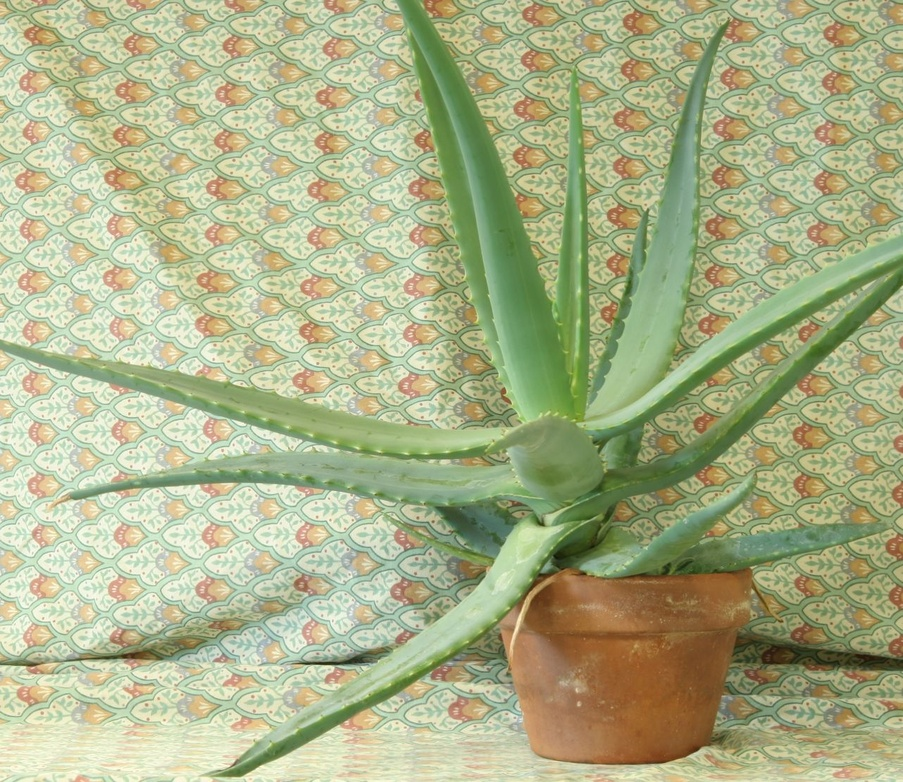
#> input picture sample_code/5_triangulation/images/aloeL.jpg, 903 x 782 px, shrunk from 1282 x 1110 before the run
$ python stereovision.py
#> lines starting #> are read from the running program, lines starting #| are printed output that depends on the picture; after the words box and inside, x2 and y2 are one past the last pixel; in counts of white or black regions, pixels touching at a corner belong together
import numpy as np
import cv2

ply_header = '''ply
format ascii 1.0
element vertex %(vert_num)d
property float x
property float y
property float z
property uchar red
property uchar green
property uchar blue
end_header
'''

def write_ply(fn, verts, colors):
    verts = verts.reshape(-1, 3)
    colors = colors.reshape(-1, 3)
    verts = np.hstack([verts, colors])
    with open(fn, 'wb') as f:
        f.write((ply_header % dict(vert_num=len(verts))).encode('utf-8'))
        np.savetxt(f, verts, fmt='%f %f %f %d %d %d ')

imgL = cv2.imread("images/aloeL.jpg")
#> imgL is the input picture: shape (782, 903, 3); mean B, G, R 136.7, 177.2, 171.2
imgR = cv2.imread("images/aloeR.jpg")
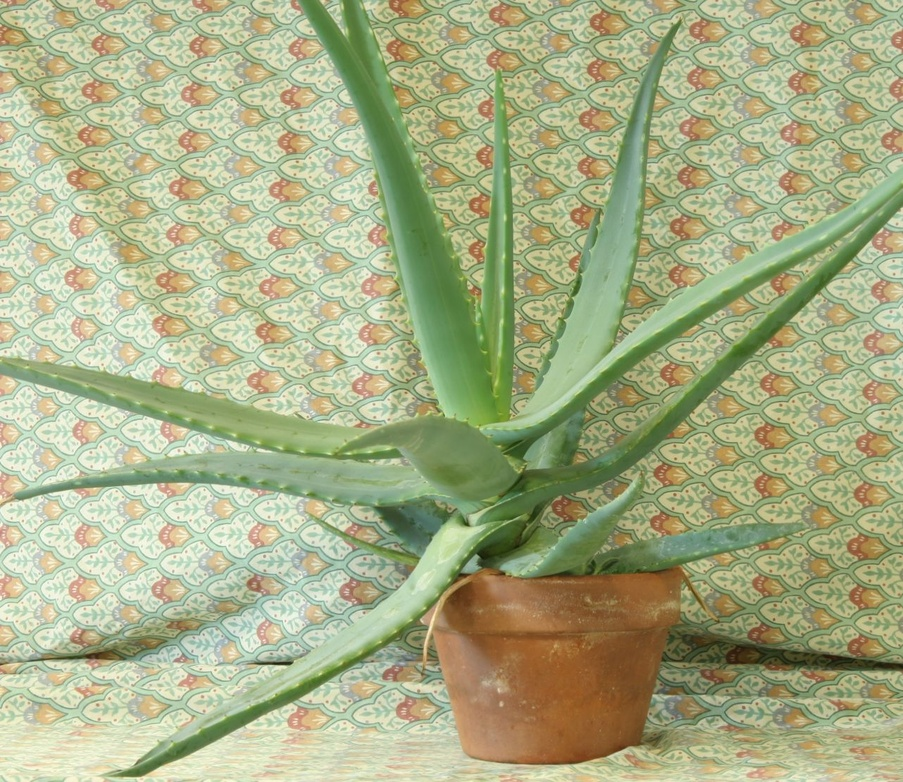
#> input picture sample_code/5_triangulation/images/aloeR.jpg, 903 x 782 px, shrunk from 1282 x 1110 before the run
#> imgR is the input picture: shape (782, 903, 3); mean B, G, R 134.2, 174.2, 168


 # disparity range is tuned for 'aloe' image pair
window_size = 3
min_disp = 16
num_disp = 112-min_disp
stereo = cv2.StereoSGBM_create(minDisparity = min_disp,
        numDisparities = num_disp,
        blockSize = 15,
        P1 = 8*3*window_size**2,
        P2 = 32*3*window_size**2,
        disp12MaxDiff = 1,
        uniquenessRatio = 10,
        speckleWindowSize = 100,
        speckleRange = 32
    )

print('computing disparity...')
disp = stereo.compute(imgL, imgR).astype(np.float32)
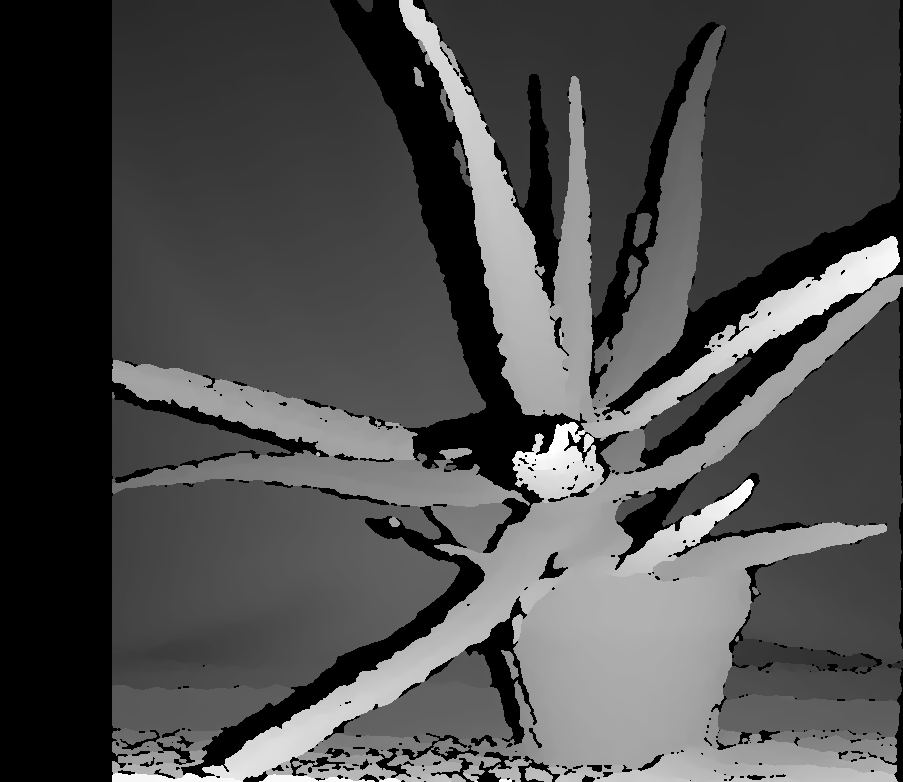
#> disp: shape (782, 903) float32; min 240, max 1776, mean 698.3; drawn with min black and max white
print(disp.min(), disp.max())
#| 240.0 1776.0
disp /= 16.0
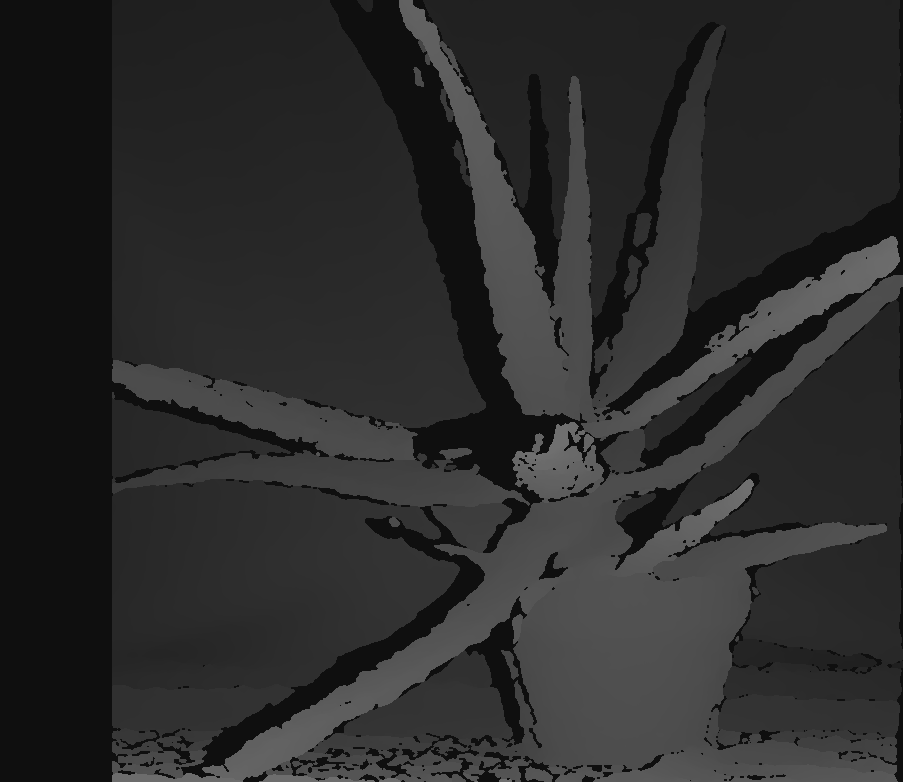
#> disp: shape (782, 903) float32; min 15, max 111, mean 43.6
print(disp.min(), disp.max())
#| 15.0 111.0

print('generating 3d point cloud...',)
h, w = imgL.shape[:2]
#> h = 782; w = 903
f = 0.8*w                          # guess for focal length
#> f = 722.4
Q = np.float32([[1, 0, 0, -0.5*w],
                    [0,-1, 0,  0.5*h], # turn points 180 deg around x-axis,
                    [0, 0, 0,     f], # so that y-axis looks up
                    [0, 0, 1,      0]])
points = cv2.reprojectImageTo3D(disp, Q)
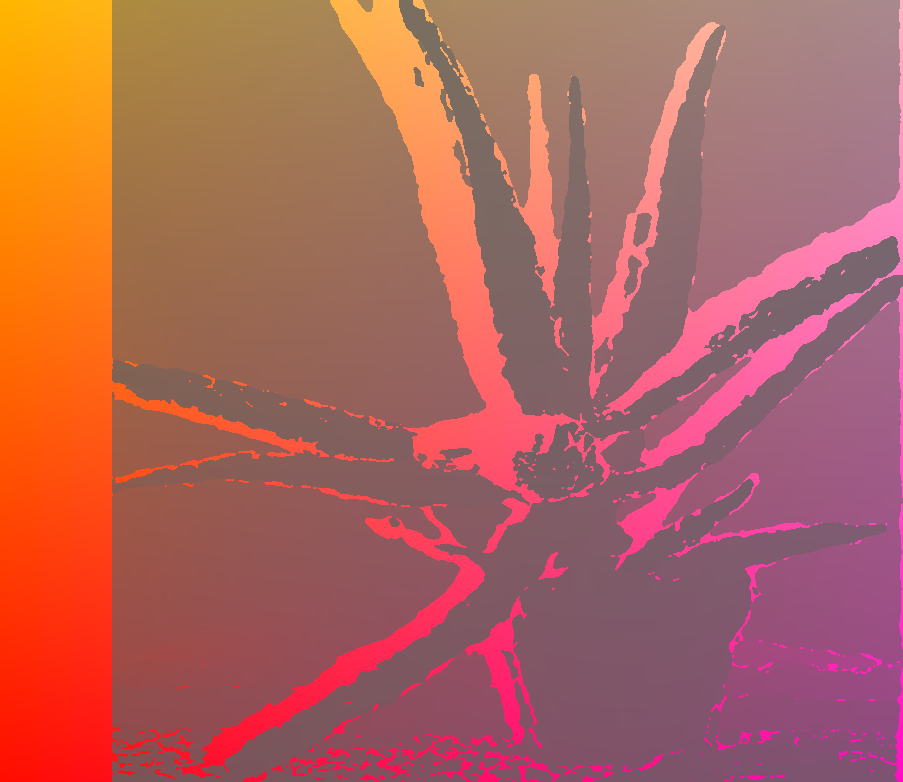
#> points: shape (782, 903, 3) float32; mean of channels 0, 1, 2 -1.9, 0.8, 23.5; drawn with min black and max white
print(points.shape)
#| (782, 903, 3)
print(disp.shape)
#| (782, 903)
colors = cv2.cvtColor(imgL, cv2.COLOR_BGR2RGB)
mask = disp > disp.min()
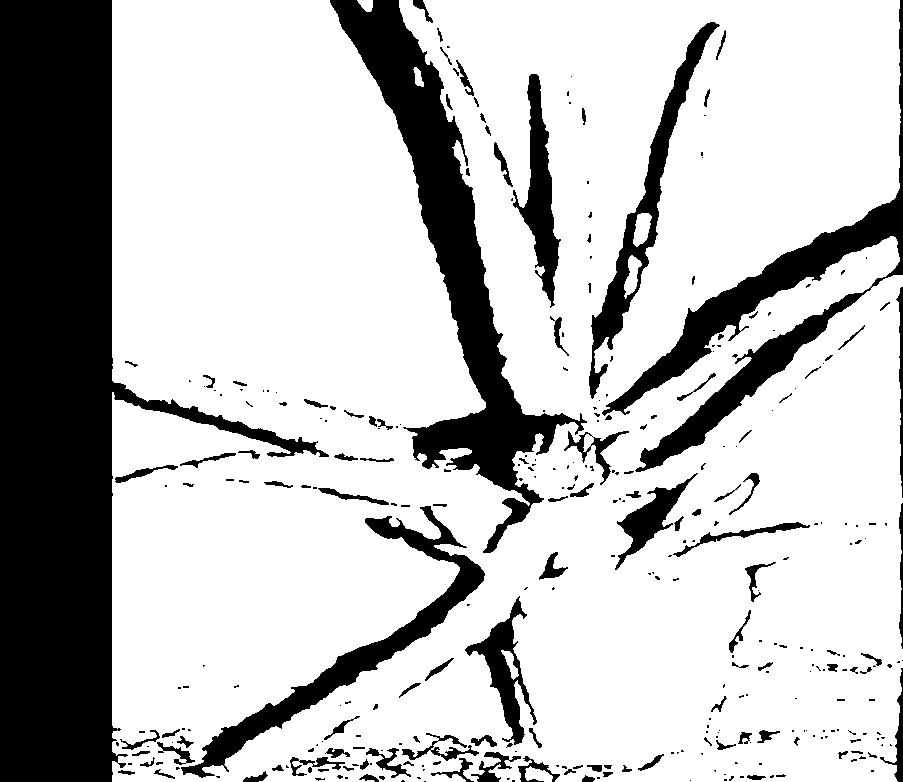
#> mask: shape (782, 903) bool; 75.2% white; 335 black regions (203 under 20 px), largest, box (x1, y1, x2, y2) and area: (0, 0, 329, 782) 90255, (330, 0, 587, 553) 28115, (602, 0, 903, 472) 16912
out_points = points[mask]
out_colors = colors[mask]
out_fn = 'out15.ply'
write_ply(out_fn, out_points, out_colors)
print('%s saved' % out_fn)


cv2.imshow('left', imgL)
cv2.imshow('disparity', (disp-min_disp)/num_disp)
cv2.waitKey()
cv2.destroyAllWindows()
